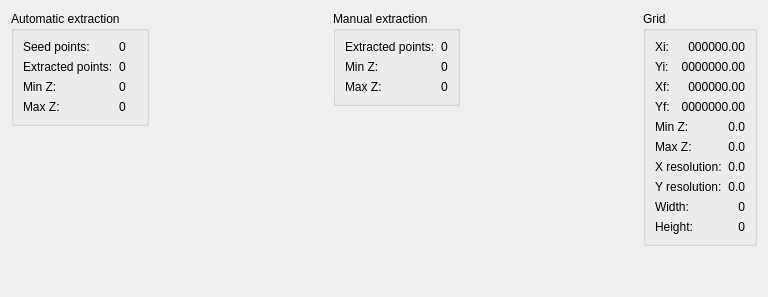
     <widget class="QWidget" name="tab_7">
      <attribute name="title">
       <string>Main</string>
      </attribute>
      <layout class="QGridLayout" name="gridLayout_21">
       <item row="0" column="0">
        <layout class="QVBoxLayout" name="verticalLayout">
         <item>
          <widget class="QGroupBox" name="groupBox_8">
           <property name="title">
            <string>Automatic extraction</string>
           </property>
           <layout class="QGridLayout" name="gridLayout_16">
            <item row="0" column="0">
             <widget class="QLabel" name="label_31">
              <property name="text">
               <string>Seed points:</string>
              </property>
             </widget>
            </item>
            <item row="0" column="1">
             <widget class="QLabel" name="seedPointsLabel">
              <property name="text">
               <string>0</string>
              </property>
             </widget>
            </item>
            <item row="1" column="0">
             <widget class="QLabel" name="label_32">
              <property name="text">
               <string>Extracted points:</string>
              </property>
             </widget>
            </item>
            <item row="1" column="1">
             <widget class="QLabel" name="automaticPointsLabel">
              <property name="text">
               <string>0</string>
              </property>
             </widget>
            </item>
            <item row="2" column="0">
             <widget class="QLabel" name="label_34">
              <property name="text">
               <string>Min Z:</string>
              </property>
             </widget>
            </item>
            <item row="2" column="1">
             <widget class="QLabel" name="autoMinZLabel">
              <property name="text">
               <string>0</string>
              </property>
             </widget>
            </item>
            <item row="3" column="0">
             <widget class="QLabel" name="label_35">
              <property name="text">
               <string>Max Z:</string>
              </property>
             </widget>
            </item>
            <item row="3" column="1">
             <widget class="QLabel" name="autoMaxZLabel">
              <property name="text">
               <string>0</string>
              </property>
             </widget>
            </item>
           </layout>
          </widget>
         </item>
         <item>
          <spacer name="verticalSpacer_7">
           <property name="orientation">
            <enum>Qt::Vertical</enum>
           </property>
           <property name="sizeHint" stdset="0">
            <size>
             <width>20</width>
             <height>40</height>
            </size>
           </property>
          </spacer>
         </item>
        </layout>
       </item>
       <item row="0" column="1">
        <spacer name="horizontalSpacer_23">
         <property name="orientation">
          <enum>Qt::Horizontal</enum>
         </property>
         <property name="sizeHint" stdset="0">
          <size>
           <width>178</width>
           <height>20</height>
          </size>
         </property>
        </spacer>
       </item>
       <item row="0" column="2">
        <layout class="QVBoxLayout" name="verticalLayout_2">
         <item>
          <widget class="QGroupBox" name="groupBox_9">
           <property name="title">
            <string>Manual extraction</string>
           </property>
           <layout class="QGridLayout" name="gridLayout_17">
            <item row="0" column="0">
             <widget class="QLabel" name="label_33">
              <property name="text">
               <string>Extracted points:</string>
              </property>
             </widget>
            </item>
            <item row="0" column="1">
             <widget class="QLabel" name="manualPointsLabel">
              <property name="text">
               <string>0</string>
              </property>
             </widget>
            </item>
            <item row="1" column="0">
             <widget class="QLabel" name="label_36">
              <property name="text">
               <string>Min Z:</string>
              </property>
             </widget>
            </item>
            <item row="1" column="1">
             <widget class="QLabel" name="manualMinZLabel">
              <property name="text">
               <string>0</string>
              </property>
             </widget>
            </item>
            <item row="2" column="0">
             <widget class="QLabel" name="label_37">
              <property name="text">
               <string>Max Z:</string>
              </property>
             </widget>
            </item>
            <item row="2" column="1">
             <widget class="QLabel" name="manualMaxZLabel">
              <property name="text">
               <string>0</string>
              </property>
             </widget>
            </item>
           </layout>
          </widget>
         </item>
         <item>
          <spacer name="verticalSpacer_8">
           <property name="orientation">
            <enum>Qt::Vertical</enum>
           </property>
           <property name="sizeHint" stdset="0">
            <size>
             <width>20</width>
             <height>40</height>
            </size>
           </property>
          </spacer>
         </item>
        </layout>
       </item>
       <item row="0" column="3">
        <spacer name="horizontalSpacer_24">
         <property name="orientation">
          <enum>Qt::Horizontal</enum>
         </property>
         <property name="sizeHint" stdset="0">
          <size>
           <width>177</width>
           <height>20</height>
          </size>
         </property>
        </spacer>
       </item>
       <item row="0" column="4">
        <layout class="QVBoxLayout" name="verticalLayout_3">
         <item>
          <widget class="QGroupBox" name="groupBox_10">
           <property name="title">
            <string>Grid</string>
           </property>
           <layout class="QGridLayout" name="gridLayout_19">
            <item row="0" column="0">
             <layout class="QHBoxLayout" name="horizontalLayout_9">
              <item>
               <widget class="QLabel" name="label_39">
                <property name="text">
                 <string>Xi:</string>
                </property>
               </widget>
              </item>
              <item>
               <widget class="QLabel" name="XiLabel">
                <property name="text">
                 <string>000000.00</string>
                </property>
                <property name="alignment">
                 <set>Qt::AlignRight|Qt::AlignTrailing|Qt::AlignVCenter</set>
                </property>
               </widget>
              </item>
             </layout>
            </item>
            <item row="1" column="0">
             <layout class="QHBoxLayout" name="horizontalLayout_10">
              <item>
               <widget class="QLabel" name="label_45">
                <property name="text">
                 <string>Yi:</string>
                </property>
               </widget>
              </item>
              <item>
               <widget class="QLabel" name="YiLabel">
                <property name="text">
                 <string>0000000.00</string>
                </property>
                <property name="alignment">
                 <set>Qt::AlignRight|Qt::AlignTrailing|Qt::AlignVCenter</set>
                </property>
               </widget>
              </item>
             </layout>
            </item>
            <item row="2" column="0">
             <layout class="QHBoxLayout" name="horizontalLayout_11">
              <item>
               <widget class="QLabel" name="label_46">
                <property name="text">
                 <string>Xf:</string>
                </property>
               </widget>
              </item>
              <item>
               <widget class="QLabel" name="XfLabel">
                <property name="text">
                 <string>000000.00</string>
                </property>
                <property name="alignment">
                 <set>Qt::AlignRight|Qt::AlignTrailing|Qt::AlignVCenter</set>
                </property>
               </widget>
              </item>
             </layout>
            </item>
            <item row="3" column="0">
             <layout class="QHBoxLayout" name="horizontalLayout_12">
              <item>
               <widget class="QLabel" name="label_47">
                <property name="text">
                 <string>Yf:</string>
                </property>
               </widget>
              </item>
              <item>
               <widget class="QLabel" name="YfLabel">
                <property name="text">
                 <string>0000000.00</string>
                </property>
                <property name="alignment">
                 <set>Qt::AlignRight|Qt::AlignTrailing|Qt::AlignVCenter</set>
                </property>
               </widget>
              </item>
             </layout>
            </item>
            <item row="4" column="0">
             <layout class="QHBoxLayout" name="horizontalLayout_13">
              <item>
               <widget class="QLabel" name="label_40">
                <property name="text">
                 <string>Min Z:</string>
                </property>
               </widget>
              </item>
              <item>
               <widget class="QLabel" name="gridMinZLabel">
                <property name="text">
                 <string>0.0</string>
                </property>
                <property name="alignment">
                 <set>Qt::AlignRight|Qt::AlignTrailing|Qt::AlignVCenter</set>
                </property>
               </widget>
              </item>
             </layout>
            </item>
            <item row="5" column="0">
             <layout class="QHBoxLayout" name="horizontalLayout_14">
              <item>
               <widget class="QLabel" name="label_41">
                <property name="text">
                 <string>Max Z:</string>
                </property>
               </widget>
              </item>
              <item>
               <widget class="QLabel" name="gridMaxZLabel">
                <property name="text">
                 <string>0.0</string>
                </property>
                <property name="alignment">
                 <set>Qt::AlignRight|Qt::AlignTrailing|Qt::AlignVCenter</set>
                </property>
               </widget>
              </item>
             </layout>
            </item>
            <item row="6" column="0">
             <layout class="QHBoxLayout" name="horizontalLayout_15">
              <item>
               <widget class="QLabel" name="label_48">
                <property name="text">
                 <string>X resolution:</string>
                </property>
               </widget>
              </item>
              <item>
               <widget class="QLabel" name="XiLabel_2">
                <property name="text">
                 <string>0.0</string>
                </property>
                <property name="alignment">
                 <set>Qt::AlignRight|Qt::AlignTrailing|Qt::AlignVCenter</set>
                </property>
               </widget>
              </item>
             </layout>
            </item>
            <item row="7" column="0">
             <layout class="QHBoxLayout" name="horizontalLayout_16">
              <item>
               <widget class="QLabel" name="label_49">
                <property name="text">
                 <string>Y resolution:</string>
                </property>
               </widget>
              </item>
              <item>
               <widget class="QLabel" name="YiLabel_2">
                <property name="text">
                 <string>0.0</string>
                </property>
                <property name="alignment">
                 <set>Qt::AlignRight|Qt::AlignTrailing|Qt::AlignVCenter</set>
                </property>
               </widget>
              </item>
             </layout>
            </item>
            <item row="8" column="0">
             <layout class="QHBoxLayout" name="horizontalLayout_17">
              <item>
               <widget class="QLabel" name="label_50">
                <property name="text">
                 <string>Width:</string>
                </property>
               </widget>
              </item>
              <item>
               <widget class="QLabel" name="XiLabel_3">
                <property name="text">
                 <string>0</string>
                </property>
                <property name="alignment">
                 <set>Qt::AlignRight|Qt::AlignTrailing|Qt::AlignVCenter</set>
                </property>
               </widget>
              </item>
             </layout>
            </item>
            <item row="9" column="0">
             <layout class="QHBoxLayout" name="horizontalLayout_18">
              <item>
               <widget class="QLabel" name="label_51">
                <property name="text">
                 <string>Height:</string>
                </property>
               </widget>
              </item>
              <item>
               <widget class="QLabel" name="YiLabel_3">
                <property name="text">
                 <string>0</string>
                </property>
                <property name="alignment">
                 <set>Qt::AlignRight|Qt::AlignTrailing|Qt::AlignVCenter</set>
                </property>
               </widget>
              </item>
             </layout>
            </item>
           </layout>
          </widget>
         </item>
         <item>
          <spacer name="verticalSpacer_9">
           <property name="orientation">
            <enum>Qt::Vertical</enum>
           </property>
           <property name="sizeHint" stdset="0">
            <size>
             <width>20</width>
             <height>40</height>
            </size>
           </property>
          </spacer>
         </item>
        </layout>
       </item>
      </layout>
     </widget>
